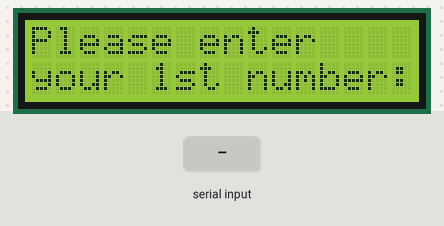
Bench run of a sketch on a simulated Arduino Uno, built with avr-gcc and run on an emulated ATmega328P. Shown: 16×2 character LCD. The test bench sets the inputs (shaded band).

Above: at 1.2 s.
1.3 s: "90/45\n" received over Serial
At 1.6 s:
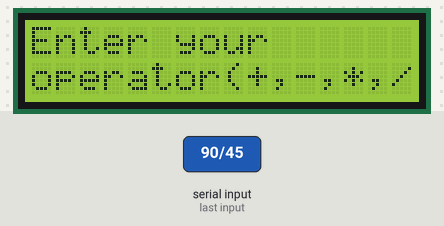
At 3.2 s:
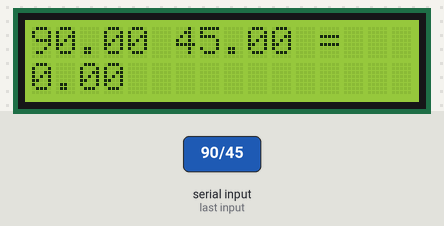
Timing chart, 0 to 4.7 s (numbered marks = the images above; inputs shaded):
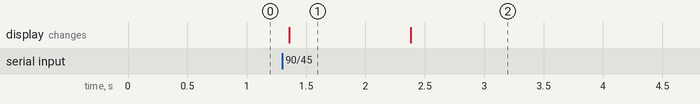

The sketch:

LCD_Calculator.ino
```cpp
#include<Wire.h>
#include<LiquidCrystal_I2C.h>
#define lcdAddress 0x27  //Run the Find_I2C_Address.ino program first and get the correct address of your display.
LiquidCrystal_I2C lcd(lcdAddress,16,2);
float nr1,nr2, rez;
String op;
void setup() {
  // put your setup code here, to run once:
  lcd.init();
  lcd.backlight();
  Serial.begin(9600);

}

void loop() {
  // put your main code here, to run repeatedly:

lcd.setCursor(0,0);
lcd.print("Please enter");
lcd.setCursor(0,1);
lcd.print("your 1st number:");
while(Serial.available()==0){}
nr1=Serial.parseFloat();
lcd.clear();
lcd.print("Please enter");
lcd.setCursor(0,1);
lcd.print("your 2nd number:");
while(Serial.available()==0){}
nr2=Serial.parseFloat();
lcd.clear();
lcd.print("Enter your");
lcd.setCursor(0,1);
lcd.print("operator");
lcd.print("(+,-,*,/)");
while(Serial.available()==0){}
op=Serial.readString();
if(op=="+")
{rez=nr1+nr2;}
if(op=="-")
{rez=nr1-nr2;}
if(op=="*")
{rez=nr1*nr2;}
if(op=="/")
{rez=nr1/nr2;}
lcd.clear();
lcd.print(nr1);
lcd.print(op);
lcd.print(nr2);
lcd.print(" = ");
lcd.setCursor(0,1);
lcd.print(rez);
delay(6000);
lcd.clear();


}
```

Measured:
- after the input at 1.3 s, the display: changes after 0.06 s (image 1)
- what the display in image 1 shows lasts 1.0 s, from 1.4 s to 2.4 s
